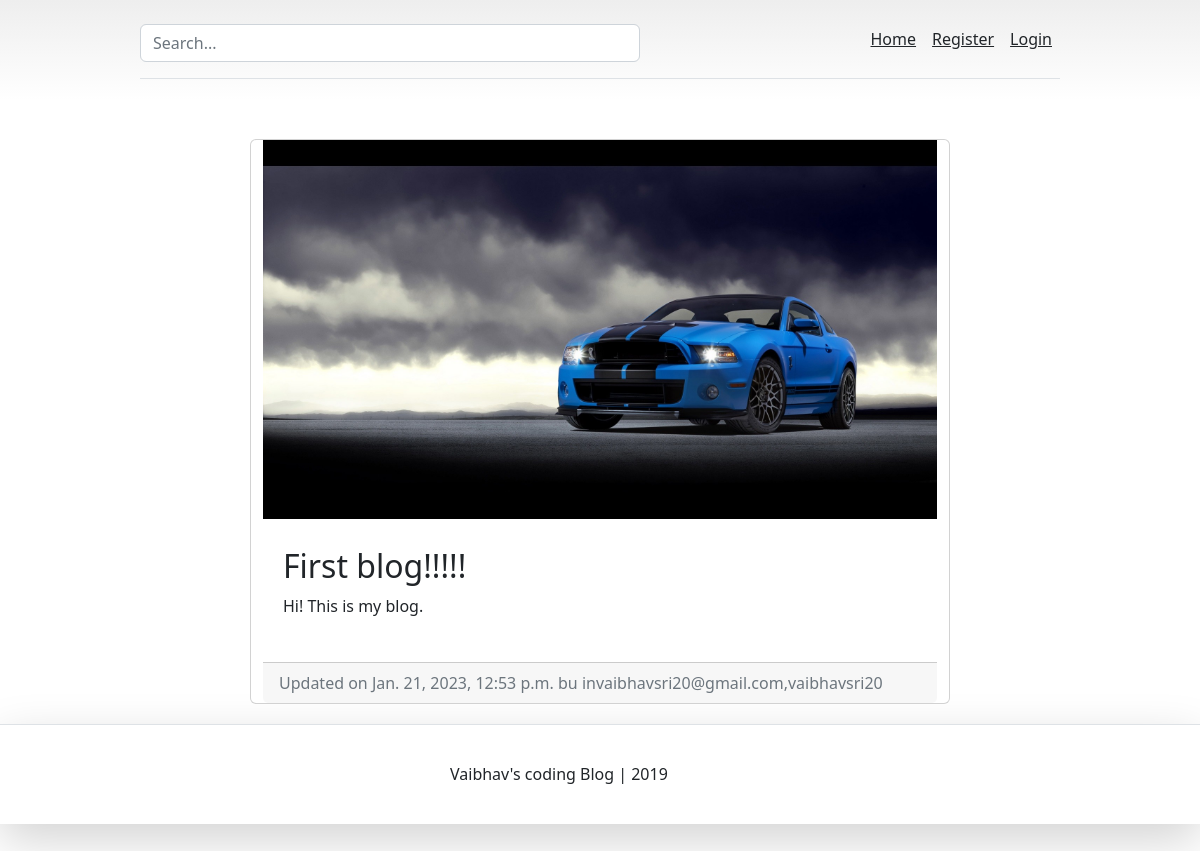
/blog/vaibhavsri20-first-blog/, run on the app's committed database.
### blog/models.py (models this page shows, shortened)
class BlogPost(models.Model):
	title					= models.CharField(max_length=50, null=False, blank=False) # a blog can't be null or blank
	body					= models.TextField(max_length=5000, null=False, blank=False) #blog body
	image					= models.ImageField(upload_to=upload_location, null= False, blank=False)
	date_published			= models.DateTimeField(auto_now_add=True, verbose_name="date published")
	date_updated			= models.DateTimeField(auto_now=True, verbose_name="date updated")
	author 					= models.ForeignKey(settings.AUTH_USER_MODEL, on_delete = models.CASCADE)
	slug 					= models.SlugField(blank=True, unique=True)

### account/models.py (models this page shows, shortened)
class Account(AbstractBaseUser): #creating a custom user
	email					= models.EmailField(verbose_name='email',max_length=60, unique = True)
	username     			= models.CharField(max_length= 30,unique = True)
	date_joined				= models.DateTimeField(verbose_name='date joined',auto_now_add = True)
	last_login				= models.DateTimeField(verbose_name='last login',auto_now = True)
	is_admin				= models.BooleanField(default= False)
	is_active				= models.BooleanField(default= True)
	is_staff				= models.BooleanField(default= False)
	is_superviser			= models.BooleanField(default= False)
	USERNAME_FIELD          = 'email' # equate this variable with whatever you want the user to login with
	REQUIRED_FIELDS			= ['username'] #without which a user can't register
	objects = MyAccountManager() # To tell 'Account' where is the manager
	def __str__(self): #when you print an account object to the template, what should display
		return self.email + ',' + self.username

### blog/views.py (the view)
# urls.py: path('<slug>/', detail_blog_view, name="detail"),
def detail_blog_view(request, slug):
	context = {}
	blog_post = get_object_or_404(BlogPost, slug = slug) # import from django.shortcuts
	context['blog_post'] = blog_post
	query = ""
	if request.GET:
		query = request.GET.get('q','') #for empty search
		context['comment_text'] = str(query)
	comment_text = sorted(get_comment_queryset(query), key =attrgetter('date_updated'), reverse = True)
	context['comment_text'] = comment_text
	return render(request, 'blog/detail_blog.html', context)

### comments/views.py (called while the page is built)
def get_comment_queryset(query=None): #Used in homescreenview in views.py - personal
	queryset = []
	queries = query.split(" ")
	for q in queries:
		posts = comments.objects.filter(
				Q(comment_text__icontains=q)
			).distinct()
		for post in posts:
			queryset.append(post)
	return list(set(queryset))

### blog/templates/blog/detail_blog.html (shortened to what this page needs)
	{% extends "base.html" %}
	{% block content %}
<div class = 'container'>
	<div class="row">
		<div class="card m-auto">
			<img class="card-image-top" src="{{blog_post.image.url}}">
			<div class="card-body my-2">
				<h2 class="card-title">{{blog_post.title}}</h2>
				<p class="card-text">{{blog_post.body|safe}}</p>
			</div>
			<div class="card-footer text-muted">
				Updated on {{blog_post.date_updated}} bu {{blog_post.author}}
			</div>
		</div>
	</div>
	{% endblock content %}

### Templates/snippets/header.html (style rules this page uses)
body { background-image: linear-gradient(180deg, #eee, #fff 100px, #fff); }
.container { max-width: 960px; }

### Templates/snippets/base_css.html (style rules this page uses)
body { background-color: rgba(255, 99, 71, 0.2); }

### blog/templates/blog/detail_blog.html (style rules this page uses)
.card { max-width: 700px; }
.container { padding: 20px; }

### comments/templates/comments/snippets/comment_snippet.html (style rules this page uses)
.card { max-width: 700px; width: 100%; }
.card-body { padding: 20px; width: 100% }

### data on the page
BlogPost: image (picture), title "First blog!!!!!", body "Hi! This is my blog.", date_updated "Jan. 21, 2023, 12:53 p.m.", author "invaibhavsri20@gmail.com,vaibhavsri20"
